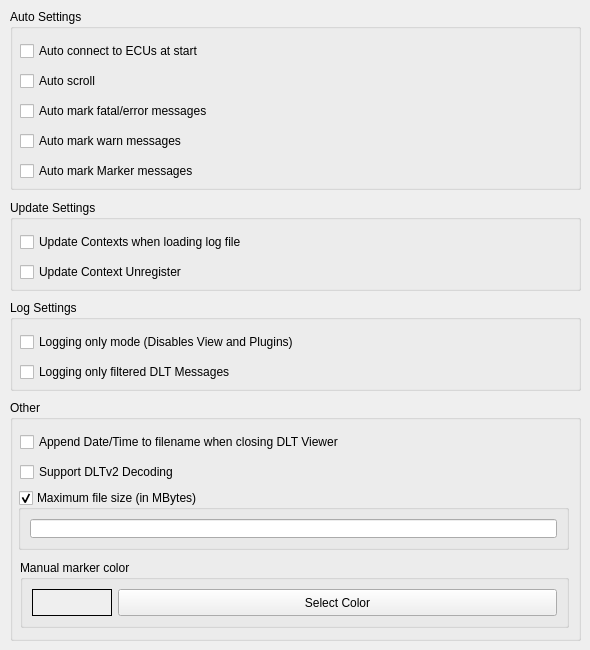
     <widget class="QWidget" name="tab">
      <attribute name="title">
       <string>Project Other</string>
      </attribute>
      <widget class="QGroupBox" name="groupBox_autoSettings">
       <property name="geometry">
        <rect>
         <x>10</x>
         <y>9</y>
         <width>571</width>
         <height>181</height>
        </rect>
       </property>
       <property name="title">
        <string>Auto Settings</string>
       </property>
       <widget class="QCheckBox" name="checkBoxAutoConnect">
        <property name="geometry">
         <rect>
          <x>10</x>
          <y>30</y>
          <width>549</width>
          <height>24</height>
         </rect>
        </property>
        <property name="toolTip">
         <string>&lt;html&gt;&lt;head/&gt;&lt;body&gt;&lt;p&gt;If this chechbox is enabled the last ECU connected is tried to be connected automatically.&lt;/p&gt;&lt;/body&gt;&lt;/html&gt;</string>
        </property>
        <property name="text">
         <string>Auto connect to ECUs at start</string>
        </property>
       </widget>
       <widget class="QCheckBox" name="checkBoxAutoScroll">
        <property name="geometry">
         <rect>
          <x>10</x>
          <y>60</y>
          <width>549</width>
          <height>24</height>
         </rect>
        </property>
        <property name="text">
         <string>Auto scroll</string>
        </property>
       </widget>
       <widget class="QCheckBox" name="checkBoxAutoMarkFatalError">
        <property name="geometry">
         <rect>
          <x>10</x>
          <y>90</y>
          <width>549</width>
          <height>24</height>
         </rect>
        </property>
        <property name="toolTip">
         <string>&lt;html&gt;&lt;head/&gt;&lt;body&gt;&lt;p&gt;Automatically mark all messages of subtype ( loglevel ) &amp;quot;fatal&amp;quot; and &amp;quot;error&amp;quot; with red color&lt;/p&gt;&lt;/body&gt;&lt;/html&gt;</string>
        </property>
        <property name="text">
         <string>Auto mark fatal/error messages</string>
        </property>
       </widget>
       <widget class="QCheckBox" name="checkBoxAutoMarkWarn">
        <property name="geometry">
         <rect>
          <x>10</x>
          <y>120</y>
          <width>549</width>
          <height>24</height>
         </rect>
        </property>
        <property name="text">
         <string>Auto mark warn messages</string>
        </property>
       </widget>
       <widget class="QCheckBox" name="checkBoxAutoMarkMarker">
        <property name="geometry">
         <rect>
          <x>10</x>
          <y>150</y>
          <width>549</width>
          <height>24</height>
         </rect>
        </property>
        <property name="text">
         <string>Auto mark Marker messages</string>
        </property>
       </widget>
      </widget>
      <widget class="QGroupBox" name="groupBox_updateSettings">
       <property name="geometry">
        <rect>
         <x>10</x>
         <y>200</y>
         <width>571</width>
         <height>91</height>
        </rect>
       </property>
       <property name="title">
        <string>Update Settings</string>
       </property>
       <widget class="QCheckBox" name="checkBoxUpdateContextLoadingFile">
        <property name="geometry">
         <rect>
          <x>10</x>
          <y>30</y>
          <width>549</width>
          <height>24</height>
         </rect>
        </property>
        <property name="text">
         <string>Update Contexts when loading log file</string>
        </property>
       </widget>
       <widget class="QCheckBox" name="checkBoxUpdateContextUnregister">
        <property name="geometry">
         <rect>
          <x>10</x>
          <y>60</y>
          <width>549</width>
          <height>24</height>
         </rect>
        </property>
        <property name="text">
         <string>Update Context Unregister</string>
        </property>
       </widget>
      </widget>
      <widget class="QGroupBox" name="groupBox_logSettings">
       <property name="geometry">
        <rect>
         <x>10</x>
         <y>300</y>
         <width>571</width>
         <height>91</height>
        </rect>
       </property>
       <property name="title">
        <string>Log Settings</string>
       </property>
       <widget class="QCheckBox" name="checkBoxLoggingOnlyMode">
        <property name="geometry">
         <rect>
          <x>10</x>
          <y>30</y>
          <width>549</width>
          <height>24</height>
         </rect>
        </property>
        <property name="text">
         <string>Logging only mode (Disables View and Plugins)</string>
        </property>
       </widget>
       <widget class="QCheckBox" name="checkBoxLoggingOnlyFilteredMessages">
        <property name="geometry">
         <rect>
          <x>10</x>
          <y>60</y>
          <width>549</width>
          <height>24</height>
         </rect>
        </property>
        <property name="text">
         <string>Logging only filtered DLT Messages</string>
        </property>
       </widget>
      </widget>
      <widget class="QGroupBox" name="groupBox_other">
       <property name="geometry">
        <rect>
         <x>10</x>
         <y>400</y>
         <width>571</width>
         <height>241</height>
        </rect>
       </property>
       <property name="title">
        <string>Other</string>
       </property>
       <widget class="QCheckBox" name="checkBoxAppendDateTime">
        <property name="geometry">
         <rect>
          <x>10</x>
          <y>30</y>
          <width>549</width>
          <height>24</height>
         </rect>
        </property>
        <property name="text">
         <string>Append Date/Time to filename when closing DLT Viewer</string>
        </property>
       </widget>
       <widget class="QCheckBox" name="checkBoxSupportDLTV2Decoding">
        <property name="geometry">
         <rect>
          <x>10</x>
          <y>60</y>
          <width>549</width>
          <height>24</height>
         </rect>
        </property>
        <property name="text">
         <string>Support DLTv2 Decoding</string>
        </property>
       </widget>
       <widget class="QGroupBox" name="groupBoxMaxFileSizeMB">
        <property name="geometry">
         <rect>
          <x>8</x>
          <y>90</y>
          <width>551</width>
          <height>60</height>
         </rect>
        </property>
        <property name="sizePolicy">
         <sizepolicy hsizetype="Minimum" vsizetype="Expanding">
          <horstretch>0</horstretch>
          <verstretch>0</verstretch>
         </sizepolicy>
        </property>
        <property name="maximumSize">
         <size>
          <width>16777215</width>
          <height>60</height>
         </size>
        </property>
        <property name="cursor">
         <cursorShape>ArrowCursor</cursorShape>
        </property>
        <property name="focusPolicy">
         <enum>Qt::FocusPolicy::StrongFocus</enum>
        </property>
        <property name="contextMenuPolicy">
         <enum>Qt::ContextMenuPolicy::NoContextMenu</enum>
        </property>
        <property name="toolTip">
         <string>&lt;html&gt;&lt;head/&gt;&lt;body&gt;&lt;p&gt;If enabled the logfile is split to files of selected size ( limit &amp;lt; 0.01 Mb )&lt;/p&gt;&lt;/body&gt;&lt;/html&gt;</string>
        </property>
        <property name="title">
         <string>Maximum file size (in MBytes)</string>
        </property>
        <property name="checkable">
         <bool>true</bool>
        </property>
        <property name="checked">
         <bool>true</bool>
        </property>
        <layout class="QVBoxLayout" name="verticalLayout_4">
         <item>
          <widget class="QLineEdit" name="lineEditMaxFileSizeMB">
           <property name="enabled">
            <bool>true</bool>
           </property>
           <property name="sizePolicy">
            <sizepolicy hsizetype="Preferred" vsizetype="Preferred">
             <horstretch>0</horstretch>
             <verstretch>0</verstretch>
            </sizepolicy>
           </property>
           <property name="cursor">
            <cursorShape>ArrowCursor</cursorShape>
           </property>
           <property name="toolTip">
            <string>&lt;html&gt;&lt;head/&gt;&lt;body&gt;&lt;p&gt;&lt;br/&gt;&lt;/p&gt;&lt;/body&gt;&lt;/html&gt;</string>
           </property>
          </widget>
         </item>
        </layout>
       </widget>
       <widget class="QGroupBox" name="groupBox_MarkerColor">
        <property name="geometry">
         <rect>
          <x>10</x>
          <y>160</y>
          <width>549</width>
          <height>68</height>
         </rect>
        </property>
        <property name="title">
         <string>Manual marker color</string>
        </property>
        <layout class="QHBoxLayout" name="horizontalLayout_7">
         <item>
          <widget class="QLabel" name="labelSelectedMarkerColor">
           <property name="sizePolicy">
            <sizepolicy hsizetype="Expanding" vsizetype="Expanding">
             <horstretch>0</horstretch>
             <verstretch>0</verstretch>
            </sizepolicy>
           </property>
           <property name="maximumSize">
            <size>
             <width>80</width>
             <height>16777215</height>
            </size>
           </property>
           <property name="palette">
            <palette>
             <active/>
             <inactive/>
             <disabled/>
            </palette>
           </property>
           <property name="autoFillBackground">
            <bool>true</bool>
           </property>
           <property name="frameShape">
            <enum>QFrame::Shape::Box</enum>
           </property>
           <property name="text">
            <string/>
           </property>
           <property name="alignment">
            <set>Qt::AlignmentFlag::AlignCenter</set>
           </property>
          </widget>
         </item>
         <item>
          <widget class="QPushButton" name="pushButtonMarkerColor">
           <property name="sizePolicy">
            <sizepolicy hsizetype="Expanding" vsizetype="Expanding">
             <horstretch>0</horstretch>
             <verstretch>0</verstretch>
            </sizepolicy>
           </property>
           <property name="maximumSize">
            <size>
             <width>16777215</width>
             <height>16777214</height>
            </size>
           </property>
           <property name="cursor">
            <cursorShape>UpArrowCursor</cursorShape>
           </property>
           <property name="toolTipDuration">
            <number>-1</number>
           </property>
           <property name="layoutDirection">
            <enum>Qt::LayoutDirection::LeftToRight</enum>
           </property>
           <property name="text">
            <string>Select Color</string>
           </property>
           <property name="autoRepeatDelay">
            <number>302</number>
           </property>
          </widget>
         </item>
        </layout>
       </widget>
      </widget>
     </widget>
